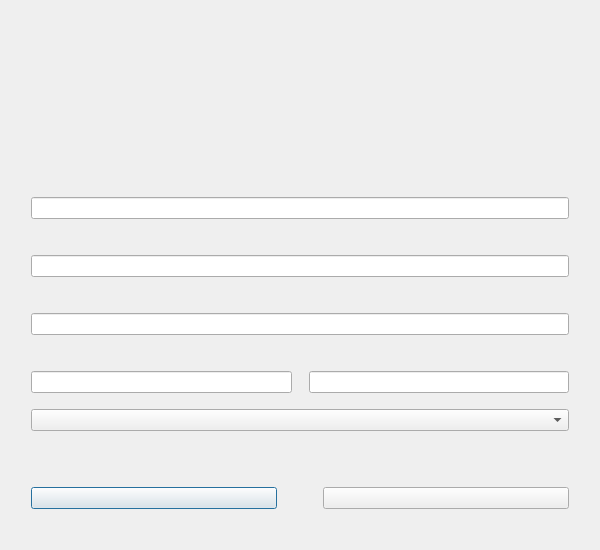
<?xml version="1.0" encoding="UTF-8"?>
<ui version="4.0">
 <class>Dialog</class>
 <widget class="QDialog" name="Dialog">
  <property name="geometry">
   <rect>
    <x>0</x>
    <y>0</y>
    <width>600</width>
    <height>550</height>
   </rect>
  </property>
  <property name="minimumSize">
   <size>
    <width>600</width>
    <height>500</height>
   </size>
  </property>
  <property name="maximumSize">
   <size>
    <width>600</width>
    <height>550</height>
   </size>
  </property>
  <property name="windowTitle">
   <string>Dialog</string>
  </property>
  <layout class="QVBoxLayout" name="verticalLayout">
   <item>
    <spacer name="verticalSpacer">
     <property name="orientation">
      <enum>Qt::Orientation::Vertical</enum>
     </property>
     <property name="sizeType">
      <enum>QSizePolicy::Policy::Fixed</enum>
     </property>
     <property name="sizeHint" stdset="0">
      <size>
       <width>20</width>
       <height>10</height>
      </size>
     </property>
    </spacer>
   </item>
   <item>
    <widget class="QLabel" name="lbl_main">
     <property name="text">
      <string/>
     </property>
     <property name="alignment">
      <set>Qt::AlignmentFlag::AlignCenter</set>
     </property>
    </widget>
   </item>
   <item>
    <spacer name="verticalSpacer_2">
     <property name="orientation">
      <enum>Qt::Orientation::Vertical</enum>
     </property>
     <property name="sizeType">
      <enum>QSizePolicy::Policy::Fixed</enum>
     </property>
     <property name="sizeHint" stdset="0">
      <size>
       <width>20</width>
       <height>30</height>
      </size>
     </property>
    </spacer>
   </item>
   <item>
    <layout class="QGridLayout" name="gridLayout">
     <item row="7" column="1" colspan="3">
      <widget class="QLineEdit" name="le_password"/>
     </item>
     <item row="1" column="1" colspan="3">
      <widget class="QLineEdit" name="le_title"/>
     </item>
     <item row="9" column="3">
      <widget class="QLabel" name="lbl_notes">
       <property name="maximumSize">
        <size>
         <width>16777215</width>
         <height>16777215</height>
        </size>
       </property>
       <property name="text">
        <string/>
       </property>
       <property name="alignment">
        <set>Qt::AlignmentFlag::AlignCenter</set>
       </property>
      </widget>
     </item>
     <item row="3" column="1" colspan="3">
      <widget class="QLabel" name="lbl_username">
       <property name="text">
        <string/>
       </property>
       <property name="alignment">
        <set>Qt::AlignmentFlag::AlignCenter</set>
       </property>
      </widget>
     </item>
     <item row="10" column="1">
      <widget class="QLineEdit" name="le_url"/>
     </item>
     <item row="2" column="1" colspan="3">
      <spacer name="verticalSpacer_5">
       <property name="orientation">
        <enum>Qt::Orientation::Vertical</enum>
       </property>
       <property name="sizeType">
        <enum>QSizePolicy::Policy::Fixed</enum>
       </property>
       <property name="sizeHint" stdset="0">
        <size>
         <width>20</width>
         <height>10</height>
        </size>
       </property>
      </spacer>
     </item>
     <item row="10" column="3">
      <widget class="QLineEdit" name="le_notes"/>
     </item>
     <item row="4" column="1" colspan="3">
      <widget class="QLineEdit" name="le_username"/>
     </item>
     <item row="9" column="1">
      <widget class="QLabel" name="lbl_url">
       <property name="maximumSize">
        <size>
         <width>16777215</width>
         <height>16777215</height>
        </size>
       </property>
       <property name="text">
        <string/>
       </property>
       <property name="alignment">
        <set>Qt::AlignmentFlag::AlignCenter</set>
       </property>
      </widget>
     </item>
     <item row="6" column="1" colspan="3">
      <widget class="QLabel" name="lbl_password">
       <property name="text">
        <string/>
       </property>
       <property name="alignment">
        <set>Qt::AlignmentFlag::AlignCenter</set>
       </property>
      </widget>
     </item>
     <item row="9" column="2" rowspan="2">
      <spacer name="horizontalSpacer_6">
       <property name="orientation">
        <enum>Qt::Orientation::Horizontal</enum>
       </property>
       <property name="sizeType">
        <enum>QSizePolicy::Policy::Fixed</enum>
       </property>
       <property name="sizeHint" stdset="0">
        <size>
         <width>5</width>
         <height>20</height>
        </size>
       </property>
      </spacer>
     </item>
     <item row="8" column="1" colspan="3">
      <spacer name="verticalSpacer_7">
       <property name="orientation">
        <enum>Qt::Orientation::Vertical</enum>
       </property>
       <property name="sizeType">
        <enum>QSizePolicy::Policy::Fixed</enum>
       </property>
       <property name="sizeHint" stdset="0">
        <size>
         <width>20</width>
         <height>10</height>
        </size>
       </property>
      </spacer>
     </item>
     <item row="5" column="1" colspan="3">
      <spacer name="verticalSpacer_6">
       <property name="orientation">
        <enum>Qt::Orientation::Vertical</enum>
       </property>
       <property name="sizeType">
        <enum>QSizePolicy::Policy::Fixed</enum>
       </property>
       <property name="sizeHint" stdset="0">
        <size>
         <width>20</width>
         <height>10</height>
        </size>
       </property>
      </spacer>
     </item>
     <item row="11" column="1" colspan="3">
      <spacer name="verticalSpacer_8">
       <property name="orientation">
        <enum>Qt::Orientation::Vertical</enum>
       </property>
       <property name="sizeType">
        <enum>QSizePolicy::Policy::Fixed</enum>
       </property>
       <property name="sizeHint" stdset="0">
        <size>
         <width>20</width>
         <height>10</height>
        </size>
       </property>
      </spacer>
     </item>
     <item row="0" column="1" colspan="3">
      <widget class="QLabel" name="lbl_title">
       <property name="text">
        <string/>
       </property>
       <property name="alignment">
        <set>Qt::AlignmentFlag::AlignCenter</set>
       </property>
      </widget>
     </item>
     <item row="0" column="0" rowspan="13">
      <spacer name="horizontalSpacer_4">
       <property name="orientation">
        <enum>Qt::Orientation::Horizontal</enum>
       </property>
       <property name="sizeType">
        <enum>QSizePolicy::Policy::Fixed</enum>
       </property>
       <property name="sizeHint" stdset="0">
        <size>
         <width>20</width>
         <height>20</height>
        </size>
       </property>
      </spacer>
     </item>
     <item row="0" column="4" rowspan="13">
      <spacer name="horizontalSpacer_5">
       <property name="orientation">
        <enum>Qt::Orientation::Horizontal</enum>
       </property>
       <property name="sizeType">
        <enum>QSizePolicy::Policy::Fixed</enum>
       </property>
       <property name="sizeHint" stdset="0">
        <size>
         <width>20</width>
         <height>20</height>
        </size>
       </property>
      </spacer>
     </item>
     <item row="12" column="1" colspan="3">
      <widget class="QComboBox" name="cb_category"/>
     </item>
    </layout>
   </item>
   <item>
    <spacer name="verticalSpacer_4">
     <property name="orientation">
      <enum>Qt::Orientation::Vertical</enum>
     </property>
     <property name="sizeType">
      <enum>QSizePolicy::Policy::Fixed</enum>
     </property>
     <property name="sizeHint" stdset="0">
      <size>
       <width>20</width>
       <height>50</height>
      </size>
     </property>
    </spacer>
   </item>
   <item>
    <layout class="QHBoxLayout" name="horizontalLayout">
     <item>
      <spacer name="horizontalSpacer">
       <property name="orientation">
        <enum>Qt::Orientation::Horizontal</enum>
       </property>
       <property name="sizeType">
        <enum>QSizePolicy::Policy::Fixed</enum>
       </property>
       <property name="sizeHint" stdset="0">
        <size>
         <width>20</width>
         <height>20</height>
        </size>
       </property>
      </spacer>
     </item>
     <item>
      <widget class="QPushButton" name="btn_create">
       <property name="text">
        <string/>
       </property>
      </widget>
     </item>
     <item>
      <spacer name="horizontalSpacer_3">
       <property name="orientation">
        <enum>Qt::Orientation::Horizontal</enum>
       </property>
       <property name="sizeType">
        <enum>QSizePolicy::Policy::Fixed</enum>
       </property>
       <property name="sizeHint" stdset="0">
        <size>
         <width>40</width>
         <height>20</height>
        </size>
       </property>
      </spacer>
     </item>
     <item>
      <widget class="QPushButton" name="btn_cancel">
       <property name="text">
        <string/>
       </property>
      </widget>
     </item>
     <item>
      <spacer name="horizontalSpacer_2">
       <property name="orientation">
        <enum>Qt::Orientation::Horizontal</enum>
       </property>
       <property name="sizeType">
        <enum>QSizePolicy::Policy::Fixed</enum>
       </property>
       <property name="sizeHint" stdset="0">
        <size>
         <width>20</width>
         <height>20</height>
        </size>
       </property>
      </spacer>
     </item>
    </layout>
   </item>
   <item>
    <spacer name="verticalSpacer_3">
     <property name="orientation">
      <enum>Qt::Orientation::Vertical</enum>
     </property>
     <property name="sizeType">
      <enum>QSizePolicy::Policy::Fixed</enum>
     </property>
     <property name="sizeHint" stdset="0">
      <size>
       <width>20</width>
       <height>30</height>
      </size>
     </property>
    </spacer>
   </item>
  </layout>
 </widget>
 <resources/>
 <connections/>
</ui>
